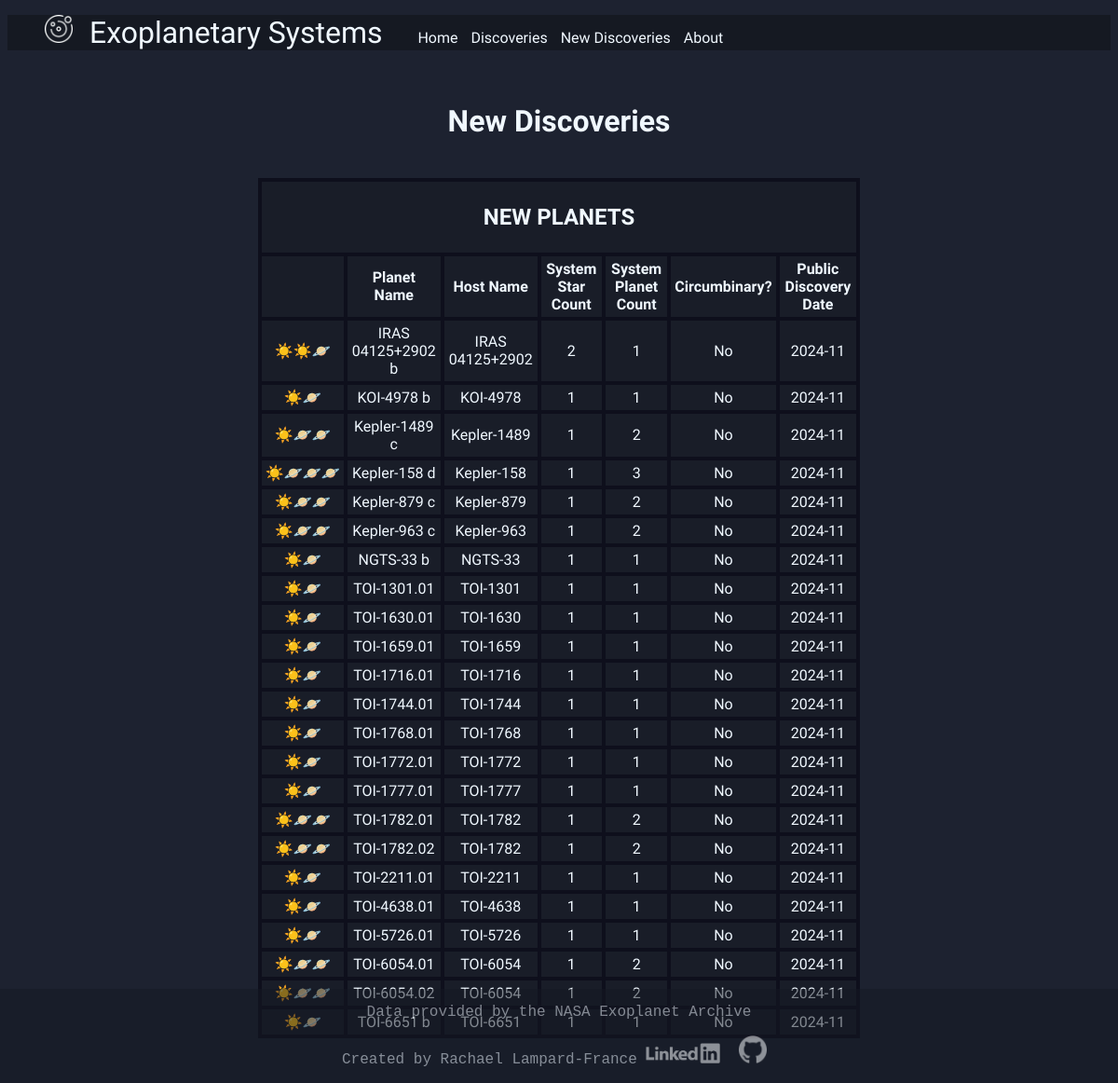
The app's page /new with its own data.
### tables this page shows
CREATE TABLE planetary_systems (
    pl_name TEXT PRIMARY KEY NOT NULL,
    hostname TEXT,
    sy_snum INTEGER,
    sy_pnum INTEGER,
    cb_flag INTEGER,
    disc_pubdate INTEGER,
    last_updated DATETIME DEFAULT current_timestamp
);

### main.py (the view)
@app.route("/new")
def new():
    new_systems = []
    with sqlite3.connect(db) as conn:
        cursor = conn.cursor()
        modified = cursor.execute("""
            SELECT *
            FROM stellar_hosts
            WHERE last_updated = (
                SELECT MAX(last_updated)
                FROM stellar_hosts
            );
        """)
    for mod in modified:
        new_systems.append(
            {
                "sy_name": mod[0],
                "sy_snum": mod[1],
                "sy_pnum": mod[2],
            }
        )
    new_planets = []
    with sqlite3.connect(db) as conn:
        cursor = conn.cursor()
        modified = cursor.execute("""
            SELECT *
            FROM planetary_systems
            WHERE disc_pubdate = (
                SELECT MAX(disc_pubdate)
                FROM planetary_systems
            );
        """)
    for mod in modified:
        cb_flag = ""
        if mod[4] == 1:
            cb_flag = "Yes"
        else:
            cb_flag = "No"
        planet_icos = ("☀️" * mod[2]) + ("🪐" * mod[3])
        new_planets.append(
            {
                "pl_name": mod[0],
                "hostname": mod[1],
                "sy_snum": mod[2],
                "sy_pnum": mod[3],
                "cb_flag": cb_flag,
                "disc_pubdate": mod[5],
                "planet_icos": planet_icos
            }
        )
    return render_template("new.html", new_systems=new_systems, new_planets=new_planets)

### templates/new.html (shortened to what this page needs)
{% extends "layout.html" %}
{% block main %}
<h1>
    New Discoveries
</h1>
<div>
    <table class="center table-disc">
        <thead>
            <tr>
                <th colspan="7"><h2>NEW PLANETS</h2></th>
            </tr>
        </thead>
        <thead>
            <tr>
                <th></th>
                <th>Planet Name</th>
                <th>Host Name</th>
                <th>System Star Count</th>
                <th>System Planet Count</th>
                <th>Circumbinary?</th>
                <th>Public Discovery Date</th>
            </tr>
        </thead>
        <tbody>
            {% for planet in new_planets %}
            <tr>
                <td class="td-nowrap">{{ planet.planet_icos }}</td>
                <td>{{ planet.pl_name }}</td>
                <td>{{ planet.hostname }}</td>
                <td>{{ planet.sy_snum }}</td>
                <td>{{ planet.sy_pnum }}</td>
                <td>{{ planet.cb_flag }}</td>
                <td>{{ planet.disc_pubdate }}</td>
            </tr>
            {% endfor %}
        </tbody>
    </table>
</div>
{% endblock %}

### templates/layout.html (shortened to what this page needs)
<!DOCTYPE html>
<html lang="en">
    <head>
        <link href="/static/styles.css" rel="stylesheet">
    </head>
    <body class="txt">
        <nav class="navbar">
            <ul>
                <a class="navbar-logo" href="/">
                    <li class="nav-item"><img src="static\icons\star_system_white.png" alt="Star system icon" width="30"></li>
                    <li class="nav-item">Exoplanetary Systems</li>
                </a>
                <li class="nav-item"><a class="nav-link" href="/">Home</a></li>
                <li class="nav-item"><a class="nav-link" href="/discoveries">Discoveries</a></li>
                <li class="nav-item"><a class="nav-link" href="/new">New Discoveries</a></li>
                <li class="nav-item"><a class="nav-link" href="/about">About</a></li>
            </ul>
        </nav>
        <main class="txt-padded">
            {% block main %}{% endblock %}
        </main>
        <footer id="footer" class="txt-default">
            <p>
                Data provided by the <a href="https://exoplanetarchive.ipac.caltech.edu/">NASA Exoplanet Archive</a>
            </p>
            <p>
                Created by Rachael Lampard-France
                <a href="https://www.linkedin.com/in/rachael-lampard-france-a5995b195"><img src="static\icons\linkedin_white.png" alt="git hub logo" width="80" style="padding-right: 10px;"></a>
                <a href="https://github.com/rachaellampardfrance"><img src="static\icons\github_icon_white.png" alt="git hub logo" width="30" style="padding-right: 10px;"></a>
            </p>
        </footer>
    </body>
</html>

### static/styles.css (style rules this page uses)
.center { justify-content: center; display: block; margin-left: auto; margin-right: auto; align-items: center; }
[class|="txt"] { color: #f0f8ff; }
.txt-default, p { font-family: Lucida Console, Monospace; font-size: medium; }
.txt-center, h1, p, h2, table { text-align: center; }
.txt-padded { padding: 20px; }
[class^="navbar"] { list-style: none; background-color: #151922; }
.navbar-logo { font-size: xx-large; padding-right: 20px; }
.nav-item { display: inline-block; margin-right: 10px; }
.padded, table { padding: 20px; }
a:link, a:visited { text-decoration: none; color: aliceblue; }
#footer { position: fixed; left: 0; bottom: 0; width: 100%; background-color: #151922; opacity: 0.5; }
body { background-color: #1d2230; font-family: Audiowide, sans-serif; }
table { margin-left: auto; margin-right: auto; border-collapse: collapse; }
.table-disc { width: 60%; }
td, th { padding: 4px; background-color: #191d28; border: 4px solid rgb(14, 15, 28); }
.td-nowrap { white-space: nowrap; }

### records on screen
planetary_systems: planet_icos "☀️☀️🪐", pl_name "IRAS 04125+2902 b", hostname "IRAS 04125+2902", sy_snum "2", sy_pnum "1", cb_flag "No", disc_pubdate "2024-11"
planetary_systems: planet_icos "☀️🪐", pl_name "KOI-4978 b", hostname "KOI-4978", sy_snum "1", sy_pnum "1", cb_flag "No", disc_pubdate "2024-11"
planetary_systems: planet_icos "☀️🪐🪐", pl_name "Kepler-1489 c", hostname "Kepler-1489", sy_snum "1", sy_pnum "2", cb_flag "No", disc_pubdate "2024-11"
planetary_systems: planet_icos "☀️🪐🪐🪐", pl_name "Kepler-158 d", hostname "Kepler-158", sy_snum "1", sy_pnum "3", cb_flag "No", disc_pubdate "2024-11"

### other values on screen
{{ planet.planet_icos }} "☀️🪐🪐" "☀️🪐🪐" "☀️🪐" "☀️🪐" "☀️🪐" "☀️🪐" "☀️🪐" "☀️🪐" "☀️🪐" "☀️🪐" "☀️🪐" "☀️🪐🪐" "☀️🪐🪐" "☀️🪐" "☀️🪐" "☀️🪐" "☀️🪐🪐" "☀️🪐🪐" "☀️🪐"
{{ planet.pl_name }} "Kepler-879 c" "Kepler-963 c" "NGTS-33 b" "TOI-1301.01" "TOI-1630.01" "TOI-1659.01" "TOI-1716.01" "TOI-1744.01" "TOI-1768.01" "TOI-1772.01" "TOI-1777.01" "TOI-1782.01" "TOI-1782.02" "TOI-2211.01" "TOI-4638.01" "TOI-5726.01" "TOI-6054.01" "TOI-6054.02" "TOI-6651 b"
{{ planet.hostname }} "Kepler-879" "Kepler-963" "NGTS-33" "TOI-1301" "TOI-1630" "TOI-1659" "TOI-1716" "TOI-1744" "TOI-1768" "TOI-1772" "TOI-1777" "TOI-1782" "TOI-1782" "TOI-2211" "TOI-4638" "TOI-5726" "TOI-6054" "TOI-6054" "TOI-6651"
{{ planet.sy_snum }} "1" "1" "1" "1" "1" "1" "1" "1" "1" "1" "1" "1" "1" "1" "1" "1" "1" "1" "1"
{{ planet.sy_pnum }} "2" "2" "1" "1" "1" "1" "1" "1" "1" "1" "1" "2" "2" "1" "1" "1" "2" "2" "1"
{{ planet.cb_flag }} "No" "No" "No" "No" "No" "No" "No" "No" "No" "No" "No" "No" "No" "No" "No" "No" "No" "No" "No"
{{ planet.disc_pubdate }} "2024-11" "2024-11" "2024-11" "2024-11" "2024-11" "2024-11" "2024-11" "2024-11" "2024-11" "2024-11" "2024-11" "2024-11" "2024-11" "2024-11" "2024-11" "2024-11" "2024-11" "2024-11" "2024-11"
